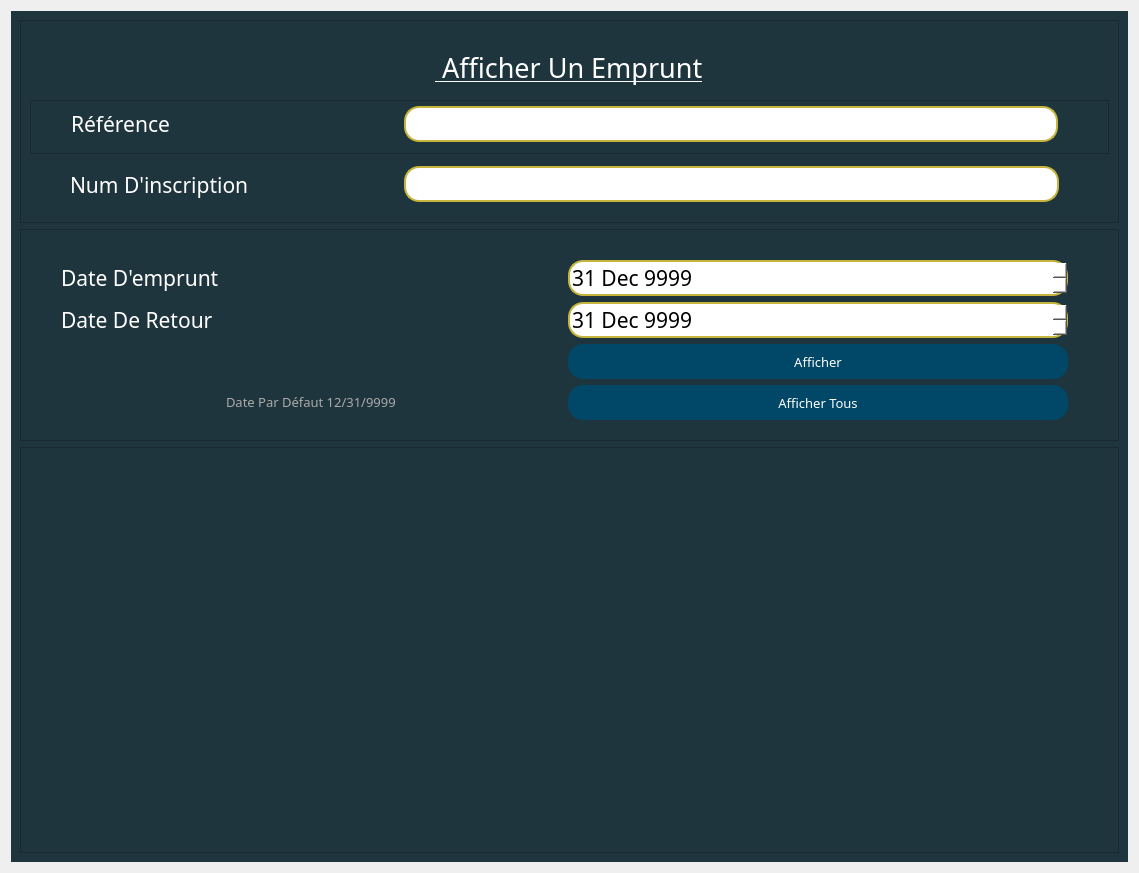
<?xml version="1.0" encoding="UTF-8"?>
<ui version="4.0">
 <class>Form</class>
 <widget class="QWidget" name="Form">
  <property name="geometry">
   <rect>
    <x>0</x>
    <y>0</y>
    <width>1139</width>
    <height>873</height>
   </rect>
  </property>
  <property name="windowTitle">
   <string>Form</string>
  </property>
  <property name="styleSheet">
   <string notr="true"/>
  </property>
  <layout class="QVBoxLayout" name="verticalLayout">
   <item>
    <widget class="QWidget" name="widget_2" native="true">
     <property name="styleSheet">
      <string notr="true">background-color: rgb(31, 53, 61);
color : rgb(255, 255, 255);

</string>
     </property>
     <layout class="QVBoxLayout" name="verticalLayout_4" stretch="1,1,2">
      <item>
       <widget class="QFrame" name="frame">
        <property name="cursor">
         <cursorShape>IBeamCursor</cursorShape>
        </property>
        <property name="frameShape">
         <enum>QFrame::StyledPanel</enum>
        </property>
        <property name="frameShadow">
         <enum>QFrame::Raised</enum>
        </property>
        <layout class="QVBoxLayout" name="verticalLayout_2" stretch="0,0,0">
         <property name="topMargin">
          <number>20</number>
         </property>
         <item alignment="Qt::AlignHCenter|Qt::AlignVCenter">
          <widget class="QLabel" name="label">
           <property name="font">
            <font>
             <family>Forte</family>
             <pointsize>20</pointsize>
             <underline>true</underline>
            </font>
           </property>
           <property name="text">
            <string> Afficher Un Emprunt</string>
           </property>
          </widget>
         </item>
         <item>
          <widget class="QFrame" name="frame_2">
           <property name="font">
            <font>
             <family>Sitka Small</family>
             <pointsize>16</pointsize>
            </font>
           </property>
           <property name="frameShape">
            <enum>QFrame::StyledPanel</enum>
           </property>
           <property name="frameShadow">
            <enum>QFrame::Raised</enum>
           </property>
           <layout class="QHBoxLayout" name="horizontalLayout" stretch="1,2">
            <property name="leftMargin">
             <number>40</number>
            </property>
            <property name="topMargin">
             <number>5</number>
            </property>
            <property name="rightMargin">
             <number>50</number>
            </property>
            <property name="bottomMargin">
             <number>11</number>
            </property>
            <item>
             <widget class="QLabel" name="label_2">
              <property name="font">
               <font>
                <family>Sitka Small</family>
                <pointsize>16</pointsize>
                <weight>50</weight>
                <bold>false</bold>
               </font>
              </property>
              <property name="cursor">
               <cursorShape>IBeamCursor</cursorShape>
              </property>
              <property name="text">
               <string>Référence</string>
              </property>
             </widget>
            </item>
            <item>
             <widget class="QLineEdit" name="reference">
              <property name="font">
               <font>
                <family>Sitka Small</family>
                <pointsize>16</pointsize>
               </font>
              </property>
              <property name="styleSheet">
               <string notr="true">QLineEdit {
	border :2px solid ;
	border-radius : 15px;
	border-color: rgb(197, 181, 61);
	background-color: rgb(255, 255, 255);
	color :rgb(0, 0, 0);
}
QLineEdit:hover {
	border : 2px solid rgbrgb(97, 89, 30);
}

</string>
              </property>
              <property name="maxLength">
               <number>3</number>
              </property>
             </widget>
            </item>
           </layout>
          </widget>
         </item>
         <item>
          <widget class="QWidget" name="widget" native="true">
           <property name="font">
            <font>
             <family>Sitka Small</family>
             <pointsize>16</pointsize>
            </font>
           </property>
           <layout class="QHBoxLayout" name="horizontalLayout_2" stretch="1,2">
            <property name="leftMargin">
             <number>40</number>
            </property>
            <property name="topMargin">
             <number>5</number>
            </property>
            <property name="rightMargin">
             <number>50</number>
            </property>
            <item>
             <widget class="QLabel" name="label_3">
              <property name="font">
               <font>
                <family>Sitka Small</family>
                <pointsize>16</pointsize>
               </font>
              </property>
              <property name="cursor">
               <cursorShape>IBeamCursor</cursorShape>
              </property>
              <property name="text">
               <string>Num D'inscription</string>
              </property>
             </widget>
            </item>
            <item>
             <widget class="QLineEdit" name="num_insc">
              <property name="font">
               <font>
                <family>Sitka Small</family>
                <pointsize>16</pointsize>
               </font>
              </property>
              <property name="styleSheet">
               <string notr="true">QLineEdit {
	border :2px solid ;
	border-radius : 15px;
	border-color: rgb(197, 181, 61);
	background-color: rgb(255, 255, 255);
	color :rgb(0, 0, 0);
}
QLineEdit:hover {
	border : 2px solid rgbrgb(97, 89, 30);
}

</string>
              </property>
              <property name="inputMask">
               <string>999999</string>
              </property>
             </widget>
            </item>
           </layout>
          </widget>
         </item>
        </layout>
       </widget>
      </item>
      <item>
       <widget class="QFrame" name="frame_5">
        <property name="font">
         <font>
          <family>Sitka Small</family>
          <pointsize>16</pointsize>
         </font>
        </property>
        <property name="frameShape">
         <enum>QFrame::StyledPanel</enum>
        </property>
        <property name="frameShadow">
         <enum>QFrame::Raised</enum>
        </property>
        <layout class="QGridLayout" name="gridLayout">
         <property name="leftMargin">
          <number>40</number>
         </property>
         <property name="topMargin">
          <number>30</number>
         </property>
         <property name="rightMargin">
          <number>50</number>
         </property>
         <property name="bottomMargin">
          <number>20</number>
         </property>
         <item row="0" column="1">
          <widget class="QDateEdit" name="dateEdit">
           <property name="font">
            <font>
             <family>Sitka Small</family>
             <pointsize>16</pointsize>
            </font>
           </property>
           <property name="styleSheet">
            <string notr="true">QDateEdit  {
	border :2px solid ;
	border-radius : 15px;
	border-color: rgb(197, 181, 61);
	background-color: rgb(255, 255, 255);
	color : rgb(0, 0, 0)
}
QDateEdit:hover {
	border : 2px solid rgbrgb(97, 89, 30);
}



</string>
           </property>
           <property name="date">
            <date>
             <year>9999</year>
             <month>12</month>
             <day>31</day>
            </date>
           </property>
          </widget>
         </item>
         <item row="1" column="0">
          <widget class="QLabel" name="label_8">
           <property name="font">
            <font>
             <family>Sitka Small</family>
             <pointsize>16</pointsize>
            </font>
           </property>
           <property name="cursor">
            <cursorShape>IBeamCursor</cursorShape>
           </property>
           <property name="text">
            <string>Date De Retour</string>
           </property>
          </widget>
         </item>
         <item row="0" column="0">
          <widget class="QLabel" name="label_7">
           <property name="font">
            <font>
             <family>Sitka Small</family>
             <pointsize>16</pointsize>
            </font>
           </property>
           <property name="cursor">
            <cursorShape>IBeamCursor</cursorShape>
           </property>
           <property name="text">
            <string>Date D'emprunt</string>
           </property>
          </widget>
         </item>
         <item row="2" column="1">
          <widget class="QPushButton" name="pushButton">
           <property name="font">
            <font>
             <family>Sitka Small</family>
             <pointsize>10</pointsize>
            </font>
           </property>
           <property name="cursor">
            <cursorShape>PointingHandCursor</cursorShape>
           </property>
           <property name="styleSheet">
            <string notr="true">QPushButton{
	height : 35px;
	background-color :rgb(0, 71, 104);
	border-radius : 15px;
}


QPushButton:hover{
	background-color: rgb(0, 92, 157);
}</string>
           </property>
           <property name="text">
            <string>Afficher</string>
           </property>
          </widget>
         </item>
         <item row="3" column="1">
          <widget class="QPushButton" name="pushButton_2">
           <property name="font">
            <font>
             <family>Sitka Small</family>
             <pointsize>10</pointsize>
            </font>
           </property>
           <property name="cursor">
            <cursorShape>PointingHandCursor</cursorShape>
           </property>
           <property name="styleSheet">
            <string notr="true">QPushButton{
	height : 35px;
	background-color :rgb(0, 71, 104);
	border-radius : 15px;
}


QPushButton:hover{
	background-color: rgb(0, 92, 157);
}</string>
           </property>
           <property name="text">
            <string>Afficher Tous</string>
           </property>
          </widget>
         </item>
         <item row="1" column="1">
          <widget class="QDateEdit" name="dateEdit_2">
           <property name="font">
            <font>
             <family>Sitka Small</family>
             <pointsize>16</pointsize>
            </font>
           </property>
           <property name="styleSheet">
            <string notr="true">QDateEdit  {
	border :2px solid ;
	border-radius : 15px;
	border-color: rgb(197, 181, 61);
	background-color: rgb(255, 255, 255);
	color : rgb(0, 0, 0)
}
QDateEdit:hover {
	border : 2px solid rgbrgb(97, 89, 30);
}



</string>
           </property>
           <property name="date">
            <date>
             <year>9999</year>
             <month>12</month>
             <day>31</day>
            </date>
           </property>
          </widget>
         </item>
         <item row="3" column="0" alignment="Qt::AlignHCenter|Qt::AlignVCenter">
          <widget class="QLabel" name="label_4">
           <property name="font">
            <font>
             <family>Sitka Small</family>
             <pointsize>10</pointsize>
            </font>
           </property>
           <property name="styleSheet">
            <string notr="true">color: rgb(170, 170, 170);</string>
           </property>
           <property name="text">
            <string>Date Par Défaut 12/31/9999</string>
           </property>
          </widget>
         </item>
        </layout>
       </widget>
      </item>
      <item>
       <widget class="QTableView" name="tableView">
        <property name="styleSheet">
         <string notr="true">
QHeaderView::section {
    background-color: rgb(96, 164, 189);
    color: rgb(0, 0, 0);
	font-weight: bold;
}

tableView::item {
    text-align: center;
}</string>
        </property>
       </widget>
      </item>
     </layout>
    </widget>
   </item>
  </layout>
 </widget>
 <resources>
  <include location="../Etudiant/etudiant.qrc"/>
 </resources>
 <connections/>
</ui>
